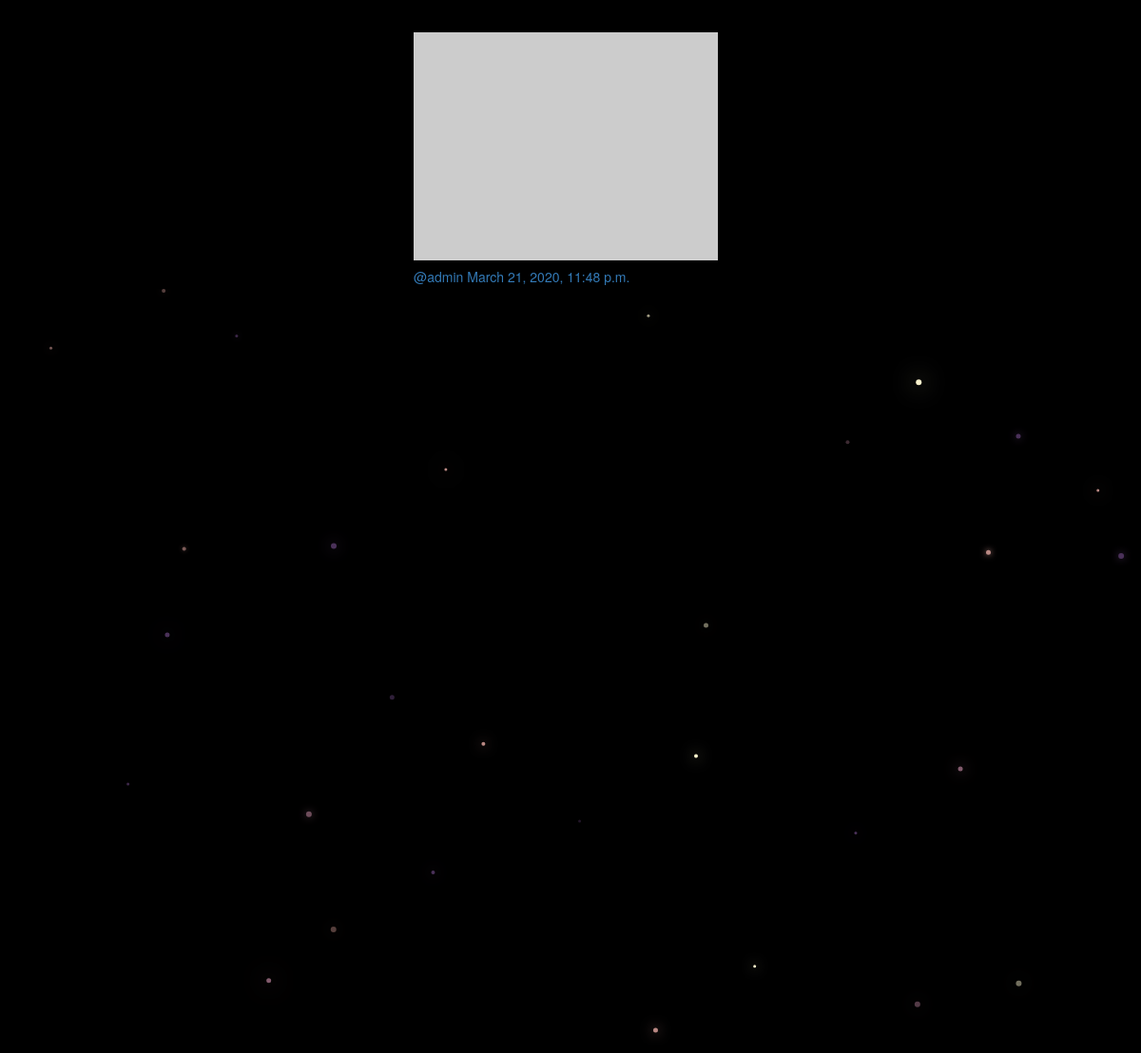
Before: /posts/by/admin/ (lower part) with the older database file.
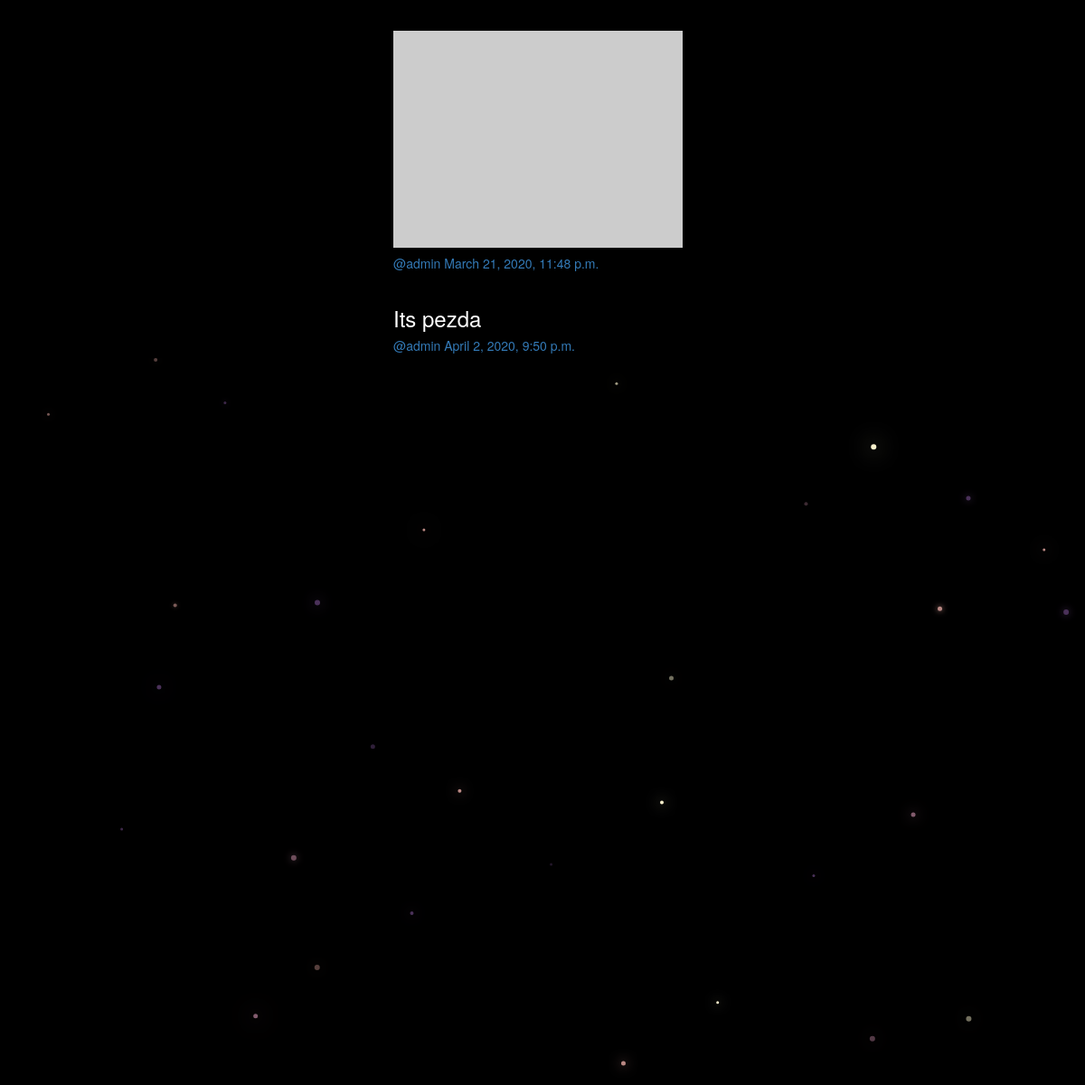
After: the same page with the newer database file.
### posts/models.py (models this page shows, shortened)
class Post(models.Model):
    user = models.ForeignKey(User, related_name='posts',
                             on_delete=models.CASCADE)
    created_at = models.DateTimeField(auto_now=True)
    message = models.TextField()
    message_html = models.TextField(editable=False)
    group = models.ForeignKey(
        Group, related_name='posts', null=True, blank=True, on_delete=models.CASCADE)

### posts/views.py (the view)
# urls.py: path('by/<username>/', views.UserPosts.as_view(), name='for_user'),
class UserPosts(generic.ListView):
    model = models.Post
    template_name = 'posts/user_post_list.html'
    def get_queryset(self):
        try:
            self.post_user = User.objects.prefetch_related('posts').get(
                username__iexact=self.kwargs.get('username'))
        except User.DoesNotExist:
            raise Http404
        else:
            return self.post_user.posts.all()
    def get_context_data(self, **kwargs):
        context = super().get_context_data(**kwargs)
        context['post_user'] = self.post_user
        return context

### posts/templates/posts/user_post_list.html (shortened to what this page needs)
{% extends "posts/post_base.html" %}
{% block post_content %}
  <div class="col-md-8">
    {% for post in post_list %}
      {% include "posts/_post.html" %}
    {% endfor %}
  </div>
{% endblock %}

### posts/templates/posts/_post.html (shortened to what this page needs)
<div class="post media">
  <h3>{{post.message_html|safe}}</h3>
  <div class="media-body">
    <h5 class="media-heading">
      <span class="username">
        <a href="{% url 'posts:for_user' username=post.user.username %}">@{{post.user.username}}</a>
      </span>
      <time class="time">
        <a href="{% url 'posts:single' username=post.user.username pk=post.pk %}">
          {{post.created_at}}
        </a>
      </time>
    </h5>
  </div>
</div>

Changed rows visible on the page:
added Post: message_html "Its pezda", user.username "admin", created_at "April 2, 2020, 9:50 p.m."
